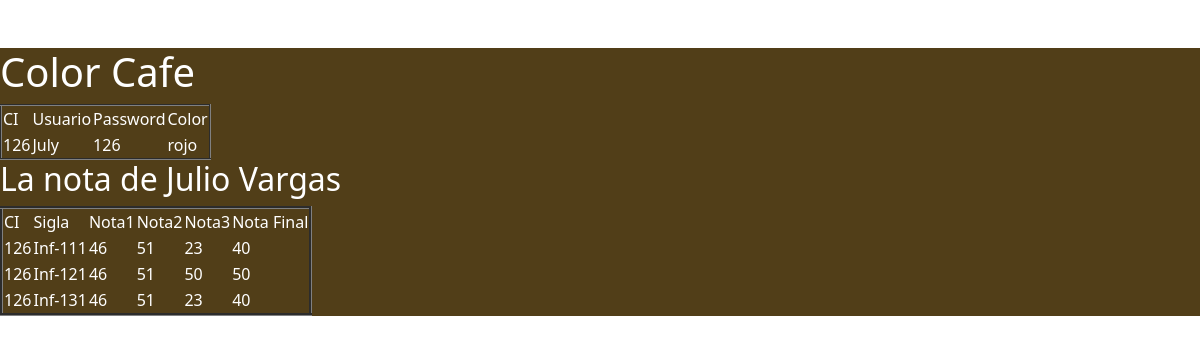
The page /colores/cafe.php?ci=126 on the database its author committed.
### tables this page shows
CREATE TABLE `usuario` (
  `ci` int(11) NOT NULL,
  `usuario` varchar(20) DEFAULT NULL,
  `passwordd` varchar(20) DEFAULT NULL,
  `color` varchar(20) DEFAULT NULL,
  `rol` varchar(20) DEFAULT NULL
);

CREATE TABLE `persona` (
  `ci` int(11) NOT NULL,
  `nombrecompleto` varchar(20) DEFAULT NULL,
  `fechadenacimiento` date DEFAULT NULL,
  `lugarderesidencia` varchar(2) DEFAULT NULL
);

CREATE TABLE `nota` (
  `ci` int(11) DEFAULT NULL,
  `sigla` varchar(20) DEFAULT NULL,
  `nota1` int(11) DEFAULT NULL,
  `nota2` int(11) DEFAULT NULL,
  `nota3` int(11) DEFAULT NULL,
  `notafinal` int(11) DEFAULT NULL
);

### colores/cafe.php (the view, shortened to what this page needs)
<?php
include "../cabecera.inc.php";
include "../conexion.inc.php";
echo "<br>";
?>
<div class="cafe">
<h1>Color Cafe</h1>
<table border="2px">
<tr>
	<td>CI</td>
	<td>Usuario</td>
	<td>Password</td>
	<td>Color</td>
</tr>
<?php
$ci        = $_GET["ci"];
$colorcito = "select * from usuario where ci='$ci'";
$r         = mysqli_query($conex, $colorcito);
while ($col = mysqli_fetch_array($r)) {
    echo "<tr>";
    echo "<td>$col[ci]</td>";
    echo "<td>" . $col["usuario"] . "</td>";
    echo "<td>$col[passwordd]</td>";
    echo "<td>$col[color]</td>";
}
?>
</table>
<?php
$codigo = "select * from persona where ci='$ci'";
$res    = mysqli_query($conex, $codigo);
$de     = mysqli_fetch_array($res);
$nom = $de[1];
echo "<h2>La nota de $nom </h2>";
$codigoNotas = "select * from nota where ci='$ci'";
$res1        = mysqli_query($conex, $codigoNotas);
?>
<table border="3px">
<tr>
	<td>CI</td>
	<td>Sigla</td>
	<td>Nota1</td>
	<td>Nota2</td>
	<td>Nota3</td>
	<td>Nota Final</td>
</tr>
<?php
while ($de1 = mysqli_fetch_array($res1))
{
    echo "<tr>";
    echo "<td>$de1[ci]</td>";
    echo "<td>$de1[sigla]</td>";
    echo "<td>$de1[nota1]</td>";
    echo "<td>$de1[nota2]</td>";
    echo "<td>$de1[nota3]</td>";
    echo "<td>$de1[notafinal]</td>";
    echo "</tr>";
}
?>
</table>
</div>
<?php
include "../pie.inc.php";
?>

### estilos.css (style rules this page uses)
div { background:#181010; color: #FFFFFF; }
.cafe { background: #513E18; color: #FFFFFF; }

### colores/cafe.php (style rules this page uses)
.cafe { background: #513E18; color: #FFFFFF; }

### rows shown on the page
usuario: ci "126", usuario "July", passwordd "126", color "rojo"
persona: nombrecompleto "Julio Vargas"
nota: ci "126", sigla "Inf-111", nota1 "46", nota2 "51", nota3 "23", notafinal "40"
nota: ci "126", sigla "Inf-121", nota1 "46", nota2 "51", nota3 "50", notafinal "50"
nota: ci "126", sigla "Inf-131", nota1 "46", nota2 "51", nota3 "23", notafinal "40"
